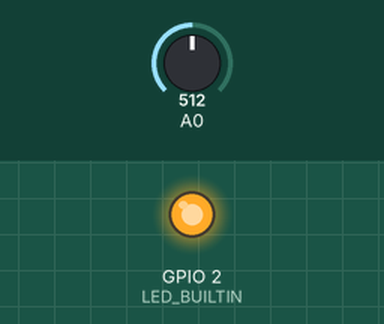
Simulated run of this sketch. Board: ESP8266 (NodeMCU). On the bench: output pins drawn as LEDs (lit = HIGH, except the on-board LED, lit = LOW). Inputs (shaded band) come from the test bench; at power-on: A0 = 512. WiFi joins after 1.5 s; servers stay silent unless stated; what the sketch prints to the serial monitor is not drawn.

Above: at 0.1 s.
At 1.6 s:
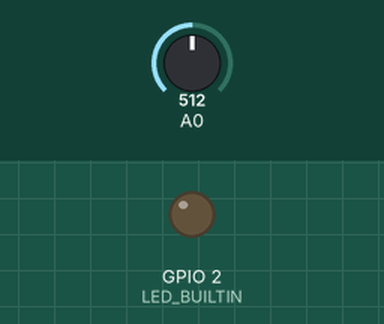
Timing chart, 0 to 3.1 s (numbered marks = the images above):
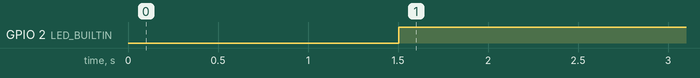

Measured:
- by itself, GPIO 2 (LED_BUILTIN): LOW → HIGH at 1.5 s

The sketch:

Agri.ino.ino
```cpp
#include <ESP8266WiFi.h>
const char* ssid = "Saurabh";
const char* password = "12345678";
WiFiServer server(80);

void setup() {
  // put your setup code here, to run once:
Serial.begin(9600);
  pinMode(LED_BUILTIN, OUTPUT);

  // Connect to WiFi network
  Serial.println();
  Serial.println();
  Serial.print("Connecting to ");
  Serial.println(ssid);

  WiFi.begin(ssid, password);

  while (WiFi.status() != WL_CONNECTED) {
    delay(500);
    Serial.print(".");
  }
  Serial.println("");
  Serial.println("WiFi connected");

  // Start the server
  server.begin();
  Serial.println("Server started");

  // Print the IP address
  Serial.println(WiFi.localIP());


}

void loop() {
  // put your main code here, to run repeatedly:
int M= analogRead(A0);
  M = map(M,1024,0,0,100);
  Serial.println(M);
  if(M<=20)
  {digitalWrite(LED_BUILTIN, LOW);}
  else
  {digitalWrite(LED_BUILTIN, HIGH);}
  delay(3000);

  // Check if a client has connected
  WiFiClient client = server.available();
  if (!client) {
    return;
  }

  // Wait until the client sends some data
  //Serial.println("new client");
  while (!client.available()) {
    delay(1);
  }


    String s = "<html lang=fr-FR><head><meta http-equiv='refresh' content='10'/>";
    s+="<link rel='stylesheet' href='https://maxcdn.bootstrapcdn.com/bootstrap/3.3.7/css/bootstrap.min.css'><script src='https://ajax.googleapis.com/ajax/libs/jquery/3.1.1/jquery.min.js'></script><script src='https://maxcdn.bootstrapcdn.com/bootstrap/3.3.7/js/bootstrap.min.js'></script>";
    s+="<title>My WebInfo</title>";
    s += "</head>";
    s+="<body>";
    s+="<div class='container'><div class='jumbotron'><h2><strong>WELCOME TO OUR WEB INTERFACE</strong></h2><h3><strong>Based on present sample ,current readings are listed below:</strong></h3></div><table class='table'><thead><tr><th>Sr No</th><th>Properties</th><th>Readings</th></tr></thead><tbody><tr><td>1</td><td>Moisture</td><td>";
        s+=M;
        s+="%</td></tr><tr><td>2</td><td>Salinity</td><td>";
        s+=M;
        s+="%</td></tr><tr><td>3</td><td>Acidity</td><td>";
        s+=M;
        s+="%</td></tr></tbody></table></div>";
    s+= "</body>";
    s += "</html>\n";
    client.print(s);
}
```
